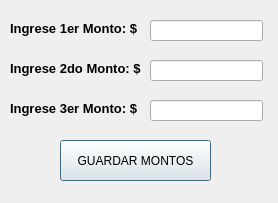
<?xml version="1.0" encoding="UTF-8"?>
<ui version="4.0">
 <class>ventanaEditarMontos</class>
 <widget class="QDialog" name="ventanaEditarMontos">
  <property name="geometry">
   <rect>
    <x>0</x>
    <y>0</y>
    <width>278</width>
    <height>203</height>
   </rect>
  </property>
  <property name="windowTitle">
   <string>Editar montos de circuito de firmas</string>
  </property>
  <widget class="QLabel" name="label">
   <property name="geometry">
    <rect>
     <x>10</x>
     <y>20</y>
     <width>131</width>
     <height>16</height>
    </rect>
   </property>
   <property name="font">
    <font>
     <pointsize>10</pointsize>
     <bold>true</bold>
    </font>
   </property>
   <property name="text">
    <string>Ingrese 1er Monto: $</string>
   </property>
  </widget>
  <widget class="QPushButton" name="btnGuardarMontos">
   <property name="geometry">
    <rect>
     <x>60</x>
     <y>140</y>
     <width>151</width>
     <height>41</height>
    </rect>
   </property>
   <property name="text">
    <string>GUARDAR MONTOS</string>
   </property>
  </widget>
  <widget class="QLabel" name="label_2">
   <property name="geometry">
    <rect>
     <x>10</x>
     <y>60</y>
     <width>131</width>
     <height>16</height>
    </rect>
   </property>
   <property name="font">
    <font>
     <pointsize>10</pointsize>
     <bold>true</bold>
    </font>
   </property>
   <property name="text">
    <string>Ingrese 2do Monto: $</string>
   </property>
  </widget>
  <widget class="QLabel" name="label_3">
   <property name="geometry">
    <rect>
     <x>10</x>
     <y>100</y>
     <width>131</width>
     <height>16</height>
    </rect>
   </property>
   <property name="font">
    <font>
     <pointsize>10</pointsize>
     <bold>true</bold>
    </font>
   </property>
   <property name="text">
    <string>Ingrese 3er Monto: $</string>
   </property>
  </widget>
  <widget class="QLineEdit" name="txtMonto1">
   <property name="geometry">
    <rect>
     <x>150</x>
     <y>20</y>
     <width>113</width>
     <height>21</height>
    </rect>
   </property>
  </widget>
  <widget class="QLineEdit" name="txtMonto2">
   <property name="geometry">
    <rect>
     <x>150</x>
     <y>60</y>
     <width>113</width>
     <height>21</height>
    </rect>
   </property>
  </widget>
  <widget class="QLineEdit" name="txtMonto3">
   <property name="geometry">
    <rect>
     <x>150</x>
     <y>100</y>
     <width>113</width>
     <height>21</height>
    </rect>
   </property>
  </widget>
 </widget>
 <resources/>
 <connections/>
</ui>
